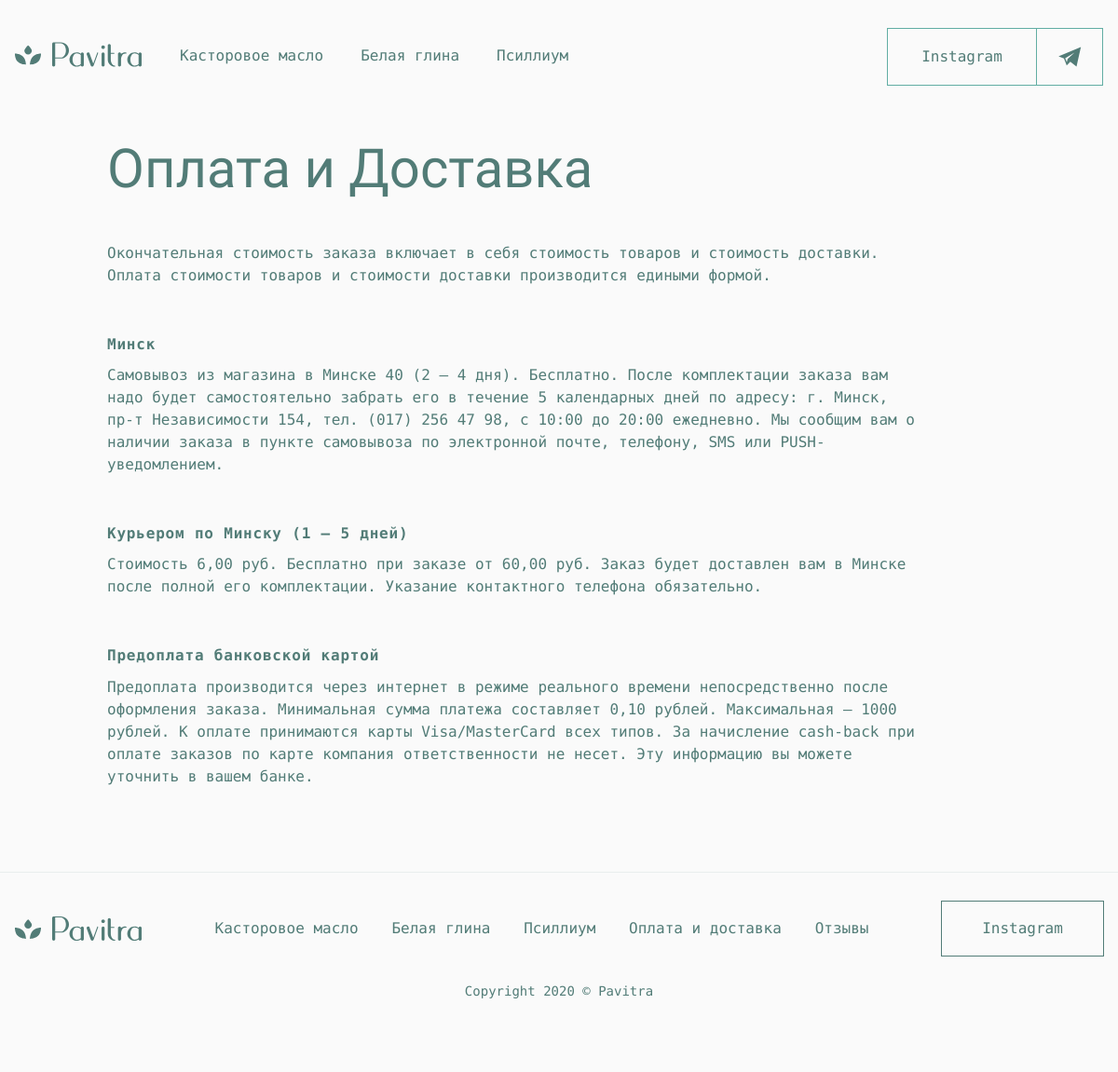
Page /buyDelivery on the committed database.
### store/models.py (models this page shows, shortened)
class Product(models.Model):
    name = models.CharField(max_length=200)
    description = models.TextField(blank=True)
    shortDescription = models.CharField(max_length=100)
    image = models.CharField(
        max_length=200, default='https://droider.ru/wp-content/uploads/2016/12/parcel-delivery-package.jpg')
    price = models.FloatField()
    bgColor = models.CharField(max_length=10)

### store/views.py (the view)
# urls.py: path('buyDelivery', view=views.buyDelivery, name='buyDelivery'),
def buyDelivery(req):
   if req.method == 'GET':
        products = Product.objects.all()[:3]
        return render(req, 'buy_n_delivery_page.html', { 'products': products })

### store/templates/buy_n_delivery_page.html (shortened to what this page needs)
{% extends 'base.html' %}
{% load static %}
{% block styles %}
<link rel="stylesheet" href="{% static 'css/buy_and_delivery.css' %}">
{% endblock %}
{% block header %}
{% include 'nav.html' %}
{% endblock %}
{% block main %}
<main>
    <div class="pay_n_delivery">
        <div class="container">
            <div class="pay_n_delivery__wrap">
                <h2 class="pay_n_delivery__title philosopher">
                    Оплата и Доставка
                </h2>
                <div class="pay_n_delivery__subtitle">
                    Окончательная стоимость заказа включает в себя стоимость
                    товаров и стоимость доставки. Оплата стоимости товаров и
                    стоимости доставки производится едиными формой.
                </div>
                <div class="pay_n_delivery__block">
                    <div>Минск</div>
                    Самовывоз из магазина в Минске 40 (2 — 4 дня). Бесплатно.
                    После комплектации заказа вам надо будет самостоятельно
                    забрать его в течение 5 календарных дней по адресу:
                    г. Минск, пр-т Независимости 154, тел. (017) 256 47 98,
                    с 10:00 до 20:00 ежедневно. Мы сообщим вам о наличии
                    заказа в пункте самовывоза по электронной почте, телефону,
                    SMS или PUSH-уведомлением.
                </div>
                <div class="pay_n_delivery__block">
                    <div>Курьером по Минску (1 — 5 дней)</div>
                    Стоимость 6,00 руб. Бесплатно при заказе от 60,00 руб.
                    Заказ будет доставлен вам в Минске после полной его комплектации.
                    Указание контактного телефона обязательно.
                </div>
                <div class="pay_n_delivery__block">
                    <div>Предоплата банковской картой</div>
                    Предоплата производится через интернет в режиме реального времени
                    непосредственно после оформления заказа. Минимальная сумма платежа
                    составляет 0,10 рублей. Максимальная — 1000 рублей.
                    К оплате принимаются карты Visa/MasterCard всех типов.
                    За начисление сash-back при оплате заказов по карте компания
                    ответственности не несет.
                    Эту информацию вы можете уточнить в вашем банке.
                </div>
            </div>
        </div>
    </div>
</main>
{% endblock %}

### store/templates/base.html (shortened to what this page needs)
{% load static %}
<html lang="ru">
<head>
    <link rel="stylesheet" href="{% static 'css/normalize.css' %}">
    <link rel="stylesheet" href="{% static 'css/loader.css' %}">
    <link rel="stylesheet" href="{% static 'css/jquery.mCustomScrollbar.min.css' %}">
    {% block styles %}
    {% endblock %}
</head>
<body id='body'>
    <header>{% block header %} {% endblock %}</header>
    {% block main %} {% endblock %}
    <footer class="footer">
        <div class="mainFooter">
            <div class="container">
                <div class="mainFooter__wrap">
                    <div>
                        <div class="mainFooter__logo">
                            {% include 'logo.html' %}
                        </div>
                        <ul class="mainFooter__nav">
                            {% for product in products %}
                                <li>
                                    <a href="{% url 'product' id=product.id %}">{{ product.name }}</a>
                                </li>
                            {% endfor %}
                            <li>
                                <a href="{% url 'buyDelivery' %}">Оплата и доставка</a>
                            </li>
                            <li>
                                <a href="{% url 'surface' %}">Отзывы</a>
                            </li>
                        </ul>
                        <a class="mainFooter__inst btn btn-t1 btn-t1-hover">
                            <span>Instagram</span>
                        </a>
                    </div>
                    <div class="mainFooter__copy">
                        <div>
                            <a>Copyright 2020 © Pavitra</a>
                        </div>
                    </div>
                </div>
            </div>
        </div>
    </footer>
</body>
</html>

### store/templates/nav.html (shortened to what this page needs)
<nav class="nav">
    <div class="container">
        <div class="nav__wrap">
            <div class="nav__links">
                <div class="nav__logo">
                    {% include 'logo.html' %}
                </div>
                <ul class="nav__ul">
                    {% for product in products %}
                        <li class="nav__li">
                            <a href="{% url 'product' id=product.id %}" class="nav__link">{{ product.name }}</a>
                        </li>
                    {% endfor %}
                </ul>
            </div>
            <div class="nav__buttons communicate">
                <a class="communicate__inst btn btn-t1 btn-t1-hover">
                    <span>Instagram</span>
                </a>
                <a class="communicate__chat btn btn-t1 btn-t1-hover">
                    <span>
                        <svg width="25" height="22" viewBox="0 0 25 22">
                            <path d="M5.94324 12.7317L8.92822 20.1605L12.8143 16.2917L19.4771 21.5639L24.1685 0.563934L0.168457 10.5163L5.94324 12.7317ZM17.3104 6.58904L9.96442 13.2596L9.04944 16.6927L7.35919 12.4851L17.3104 6.58904Z" fill="inherit"/>
                        </svg>
                    </span>
                </a>
            </div>
        </div>
    </div>
</nav>

### rows in the picture
Product: name "Касторовое масло"
Product: name "Белая глина"
Product: name "Псиллиум"
